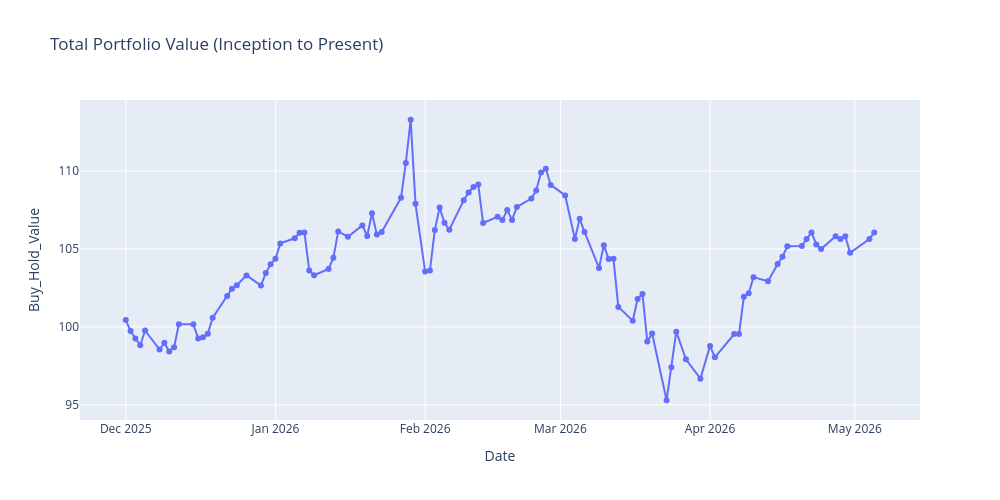

The cell this chart's notebook holds for it:
### Code cell
import plotly.express as px

# Combine base portfolio with dynamically built hedge book
conc_df = pd.concat([old_df, df])
conc_df = conc_df[conc_df['Date'] <= pd.Timestamp.today().normalize()]

# Save output
conc_df.to_excel('Momentum_Maxfolio.xlsx', index=False)
print("Saved final Maxfolio to Momentum_Maxfolio.xlsx")

# Plot Total Portfolio Value
portfolio_summary = conc_df.groupby("Date", as_index=False)["Buy_Hold_Value"].sum()
fig = px.line(
    portfolio_summary,
    x="Date",
    y="Buy_Hold_Value",
    title="Total Portfolio Value (Inception to Present)",
    labels={"Date": "Date", "Buy_Hold_Value": "Buy_Hold_Value"},
    markers=True
)
fig.update_traces(line=dict(width=2))
fig.update_layout(width=1000, height=500)
fig.show()
